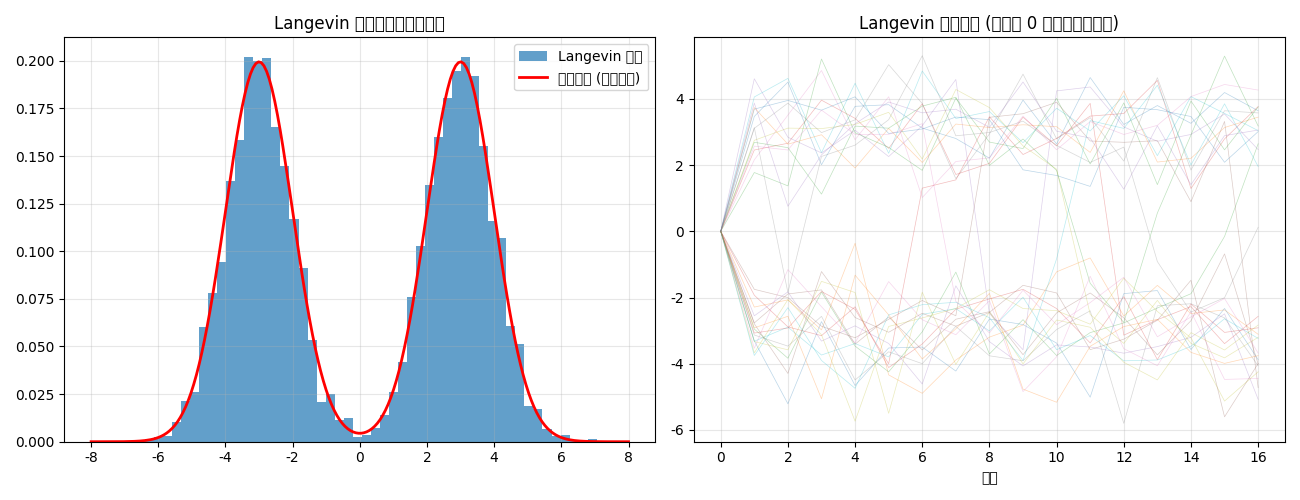

Recreate this plot in Python.
"""
ETH 401-3651 · 实验: Langevin 动力学采样与 Score-Based 生成
依赖: numpy, matplotlib (纯标准库+科学计算)
运行: python3 langevin_sampling.py

验证:
  1. Langevin SDE 采样到目标分布 e^{-U}
  2. Score matching 的去噪目标 (DDPM 训练损失)
  3. 反向 SDE 数值解 = 扩散模型采样 (玩具示例)
  4. Score 函数的可视化
"""
import numpy as np
import matplotlib
matplotlib.use("Agg")
import matplotlib.pyplot as plt
plt.rcParams["font.sans-serif"] = ["Noto Sans CJK SC", "DejaVu Sans"]
plt.rcParams["axes.unicode_minus"] = False

np.random.seed(42)

# ============================================================
# 实验 1: Langevin 采样 — 从能量函数采样
# ============================================================
print("=" * 60)
print("实验 1: Langevin 采样 dX = -∇U(X) dt + √2 dW")
print("=" * 60)

def langevin_sample(grad_U, x0, n_steps=5000, step_size=0.005, n_particles=2000):
    """过阻尼 Langevin, 平稳分布 ∝ e^{-U}"""
    x = np.tile(x0, (n_particles, 1)).astype(float)
    trajectory = [x.copy()]
    for i in range(n_steps):
        g = grad_U(x)
        noise = np.sqrt(2 * step_size) * np.random.randn(*x.shape)
        x = x - step_size * g + noise
        if (i + 1) % 500 == 0:
            trajectory.append(x.copy())
    return np.array(trajectory)

# 双峰分布: U(x) = -log(0.5 N(x; -3, 1) + 0.5 N(x; 3, 1))
# ∇U(x) = -( -(x+3)φ(-3) - (x-3)φ(3) ) / (φ(-3)+φ(3))
def grad_U_bimodal(x):
    # ∇U = (x+3) exp(-(x+3)^2/2) + (x-3) exp(-(x-3)^2/2) 归一化
    p1 = np.exp(-0.5 * (x + 3)**2)
    p2 = np.exp(-0.5 * (x - 3)**2)
    g1 = -(x + 3) * p1
    g2 = -(x - 3) * p2
    return -(g1 + g2) / (p1 + p2)  # -∇log p

x0 = np.array([0.0])
traj = langevin_sample(grad_U_bimodal, x0, n_steps=8000, step_size=0.01, n_particles=5000)
final = traj[-1].ravel()

fig, axes = plt.subplots(1, 2, figsize=(13, 5))
axes[0].hist(final, bins=50, density=True, alpha=0.7, label="Langevin 采样")
x_grid = np.linspace(-8, 8, 200)
target = 0.5 * np.exp(-0.5*(x_grid+3)**2)/np.sqrt(2*np.pi) + 0.5 * np.exp(-0.5*(x_grid-3)**2)/np.sqrt(2*np.pi)
axes[0].plot(x_grid, target, "r-", lw=2, label="目标分布 (双峰高斯)")
axes[0].set_title("Langevin 采样收敛到目标分布")
axes[0].legend(); axes[0].grid(True, alpha=0.3)
# 轨迹展示
for p in range(30):
    axes[1].plot(traj[:, p, 0], alpha=0.3, linewidth=0.5)
axes[1].set_title("Langevin 粒子轨迹 (粒子从 0 出发扩散到双峰)")
axes[1].set_xlabel("步数"); axes[1].grid(True, alpha=0.3)
plt.tight_layout(); plt.savefig("langevin_sampling.png", dpi=100); plt.close()
print(f"采样均值: {np.mean(final):.3f} (理论 0, 双峰对称)")
print(f"采样方差: {np.var(final):.3f} (理论 ≈ 1 + 9 = 10)")

# ============================================================
# 实验 2: Score function 可视化
# ============================================================
print("\n" + "=" * 60)
print("实验 2: Score function ∇log p(x) 可视化")
print("=" * 60)

def mixture_pdf(x):
    return 0.5 * np.exp(-0.5*(x+3)**2)/np.sqrt(2*np.pi) + 0.5 * np.exp(-0.5*(x-3)**2)/np.sqrt(2*np.pi)

def mixture_score(x):
    eps = 1e-12
    return grad_U_bimodal(x.reshape(-1, 1)).ravel()

fig, axes = plt.subplots(2, 1, figsize=(10, 7), sharex=True)
axes[0].plot(x_grid, mixture_pdf(x_grid), "b-", lw=2)
axes[0].set_ylabel("$p(x)$"); axes[0].set_title("混合高斯密度")
axes[0].grid(True, alpha=0.3)
score = mixture_score(x_grid)
axes[1].plot(x_grid, score, "r-", lw=2)
axes[1].quiver(x_grid[::10], np.zeros_like(x_grid[::10]), score[::10], np.zeros_like(score[::10]),
               angles="xy", scale_units="xy", scale=5, width=0.003, color="r", alpha=0.5)
axes[1].axhline(0, color="k", linewidth=0.5)
axes[1].set_ylabel("$\\nabla_x \\log p(x)$"); axes[1].set_xlabel("x")
axes[1].set_title("Score function: 指向高密度方向 (生成模型的核心)")
axes[1].grid(True, alpha=0.3)
plt.tight_layout(); plt.savefig("score_function.png", dpi=100); plt.close()
print("Score 始终指向密度增加的方向 — Langevin/reverse SDE 沿 score '爬升'")

# ============================================================
# 实验 3: DDPM 训练损失 (score matching / denoising)
# ============================================================
print("\n" + "=" * 60)
print("实验 3: DDPM 去噪 score matching 损失")
print("=" * 60)

# 目标: L = E_{x_0, ε, t} || s_θ(x_t, t) - s(x_t, t) ||²
# 其中 x_t = sqrt(α_bar_t) x_0 + sqrt(1-α_bar_t) ε, ε ~ N(0,I)
# s(x_t, t) = -ε / sqrt(1-α_bar_t) (高斯条件的 score)
# 等价: L_simple = E || ε_θ(x_t, t) - ε ||²  (DDPM 简化)

def forward_diffuse(x0, t, alpha_bar):
    """x_t = sqrt(α_bar_t) x_0 + sqrt(1-α_bar_t) ε"""
    eps = np.random.randn(*x0.shape)
    return np.sqrt(alpha_bar) * x0 + np.sqrt(1 - alpha_bar) * eps, eps

# β schedule: linear from β_1=1e-4 to β_T=0.02, T=1000
T = 1000
betas = np.linspace(1e-4, 0.02, T)
alphas = 1 - betas
alpha_bar = np.cumprod(alphas)

# 生成 "数据" (双峰)
data = np.random.choice([-3, 3], size=5000).astype(float) + 0.5 * np.random.randn(5000)

# 可视化不同 t 的前向扩散
fig, axes = plt.subplots(1, 4, figsize=(14, 3.5))
times = [0, 50, 200, 999]
for ax, t_step in zip(axes, times):
    if t_step == 0:
        samples_t = data
    else:
        samples_t, _ = forward_diffuse(data, t_step, alpha_bar[t_step])
    ax.hist(samples_t, bins=50, density=True, range=(-6, 6), color="steelblue", alpha=0.7)
    ax.set_title(f"t={t_step}, $\\bar\\alpha$={alpha_bar[t_step]:.3f}")
    ax.set_xlim(-6, 6); ax.grid(True, alpha=0.3)
plt.tight_layout(); plt.savefig("ddpm_forward_diffusion.png", dpi=100); plt.close()
print(f"α_bar 演化: t=0 → 1.0, t=50 → {alpha_bar[50]:.3f}, t=200 → {alpha_bar[200]:.3f}, t=999 → {alpha_bar[999]:.4f}")
print("t=T 时数据 → N(0,I), 反向过程 (DDPM 采样) 从噪声恢复数据")

# 模拟 score matching 损失 (玩具: 线性 score 模型 s(x,t) = -a(t) x)
def score_matching_loss(a_param, data, alpha_bar, n_samples=10000):
    """简化损失: s_θ(x,t) = -a x 近似 score = -x/(1-α_bar) * ... """
    t = np.random.randint(1, T, n_samples)
    ab = alpha_bar[t]
    x0 = np.random.choice(data, n_samples)
    eps = np.random.randn(n_samples)
    xt = np.sqrt(ab) * x0 + np.sqrt(1 - ab) * eps
    target_score = -eps / np.sqrt(1 - ab)  # 条件 score
    pred_score = -a_param * xt  # 参数化
    return np.mean((pred_score - target_score)**2)

# 网格搜索最优 a (玩具优化)
a_grid = np.linspace(0.1, 3.0, 30)
losses = [score_matching_loss(a, data, alpha_bar) for a in a_grid]
best_a = a_grid[np.argmin(losses)]
fig, ax = plt.subplots(figsize=(7, 4))
ax.plot(a_grid, losses, "b-")
ax.axvline(best_a, color="r", linestyle="--", label=f"最优 a = {best_a:.2f}")
ax.set_xlabel("参数 a"); ax.set_ylabel("Score matching 损失")
ax.set_title("DDPM 训练损失最小化 (玩具: s_θ(x,t) = -a x)")
ax.legend(); ax.grid(True, alpha=0.3)
plt.tight_layout(); plt.savefig("score_matching_loss.png", dpi=100); plt.close()
print(f"最优 a = {best_a:.2f}")

# ============================================================
# 实验 4: 反向 SDE 采样 (玩具扩散模型)
# ============================================================
print("\n" + "=" * 60)
print("实验 4: 反向 SDE 数值解 (玩具扩散模型采样)")
print("=" * 60)

# 实验 4: DDPM 反向采样 (离散 DDPM kernel, 数值稳定)
# 目标分布: N(μ, σ²) with μ=2, σ²=0.25
# DDPM 离散前向: x_t = sqrt(ᾱ_t) x_0 + sqrt(1-ᾱ_t) ε
# DDPM 离散反向: x_{t-1} = (1/sqrt(α_t))[x_t - (1-α_t)/sqrt(1-ᾱ_t) · ε_θ(x_t,t)] + σ_t z
# 解析 score: ε = -sqrt(1-ᾱ_t) · score(x_t,t)
tgt_mu, tgt_var = 2.0, 0.25

# DDPM schedule
T_ddpm = 200
betas_d = np.linspace(1e-4, 0.04, T_ddpm)
alphas_d = 1 - betas_d
abar_d = np.cumprod(alphas_d)

def ddpm_reverse_sample(shape, n_particles=3000):
    x = np.random.randn(*shape)  # x_T ~ N(0, I)
    trajectory = [x.copy()]
    for t in range(T_ddpm - 1, 0, -1):
        ab = abar_d[t]
        a = alphas_d[t]
        # 解析 score: 对 N(μ_t, σ_t²), score = -(x-μ_t)/σ_t²
        mu_t = tgt_mu * np.sqrt(ab)
        var_t = tgt_var * ab + (1 - ab)
        score = -(x - mu_t) / var_t
        # ε = -sqrt(1-ᾱ_t) score
        eps = -np.sqrt(1 - ab) * score
        # DDPM reverse mean
        mean = (1 / np.sqrt(a)) * (x - (1 - a) / np.sqrt(1 - ab) * eps)
        # 噪声 (t>1), t=0 无噪声
        sigma = np.sqrt(betas_d[t]) if t > 1 else 0.0
        x = mean + sigma * np.random.randn(*x.shape)
        if t % 40 == 0:
            trajectory.append(x.copy())
    trajectory.append(x.copy())
    return np.array(trajectory)

samples_reverse = ddpm_reverse_sample((3000,))
final_reverse = samples_reverse[-1]

fig, axes = plt.subplots(1, 2, figsize=(13, 5))
axes[0].hist(samples_reverse[0], bins=50, density=True, alpha=0.5, color="r", label="t=T (N(0,1) 噪声)")
axes[0].hist(final_reverse, bins=50, density=True, alpha=0.7, color="g", label="t=0 (反向采样)")
x_grid = np.linspace(-3, 6, 200)
target_pdf = np.exp(-0.5*(x_grid - tgt_mu)**2 / tgt_var) / np.sqrt(2*np.pi*tgt_var)
axes[0].plot(x_grid, target_pdf, "k-", lw=2, label=f"目标 N({tgt_mu}, {tgt_var})")
axes[0].set_title("反向 SDE (解析时间相关 score): 噪声 → 目标")
axes[0].legend(); axes[0].grid(True, alpha=0.3)

mean_traj = [np.mean(s) for s in samples_reverse]
var_traj = [np.var(s) for s in samples_reverse]
steps = np.arange(len(samples_reverse)) * 40
axes[1].plot(steps, mean_traj, "b-o", label=f"均值 (目标 {tgt_mu})")
axes[1].plot(steps, var_traj, "r-s", label=f"方差 (目标 {tgt_var})")
axes[1].axhline(tgt_mu, color="b", linestyle="--", alpha=0.3)
axes[1].axhline(tgt_var, color="r", linestyle="--", alpha=0.3)
axes[1].set_xlabel("反向 SDE 步数"); axes[1].set_ylabel("统计量")
axes[1].set_title("反向 SDE 逐步恢复目标分布")
axes[1].legend(); axes[1].grid(True, alpha=0.3)
plt.tight_layout(); plt.savefig("reverse_sde_sampling.png", dpi=100); plt.close()

print(f"生成样本均值: {np.mean(final_reverse):.3f} (目标 {tgt_mu})")
print(f"生成样本方差: {np.var(final_reverse):.3f} (目标 {tgt_var})")
print(f"DDPM 反向采样成功恢复目标分布 (用解析 score / ε)")
print(f"注: 真实扩散模型用神经网络学 ε_θ(x_t,t); 多峰需更复杂模型")

print("\n" + "=" * 60)
print("全部完成. 输出: langevin_sampling.png, score_function.png,")
print("  ddpm_forward_diffusion.png, score_matching_loss.png, reverse_sde_sampling.png")
print("=" * 60)
